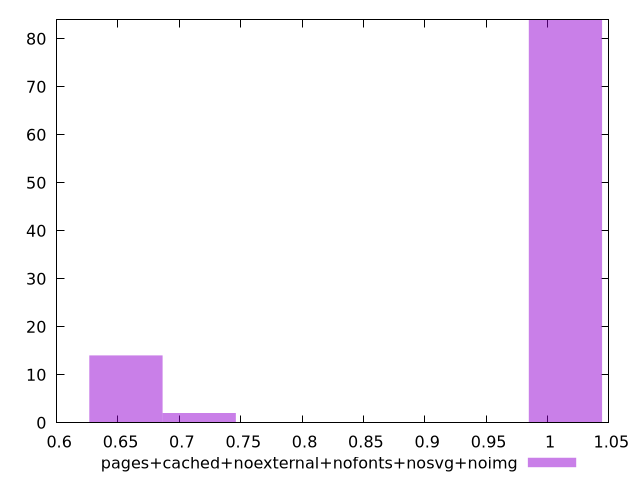

gnuplot code for this plot:
$_pagesCachedNoexternalNofontsNosvgNoimg <<EOF
1.0145993221166134 84
0.6565054437225146 14
0.7161877567881978 2
EOF
set key outside below
set terminal pngcairo
set output "report_00006_2020-11-02T20-21-41.718Z/render-blocking-resources/pages+cached+noexternal+nofonts+nosvg+noimg//hist.png"
set yrange [0:84]
set boxwidth 0.05968231306568315
set style fill transparent solid 0.5 noborder
plot $_pagesCachedNoexternalNofontsNosvgNoimg title "pages+cached+noexternal+nofonts+nosvg+noimg" with boxes ,
